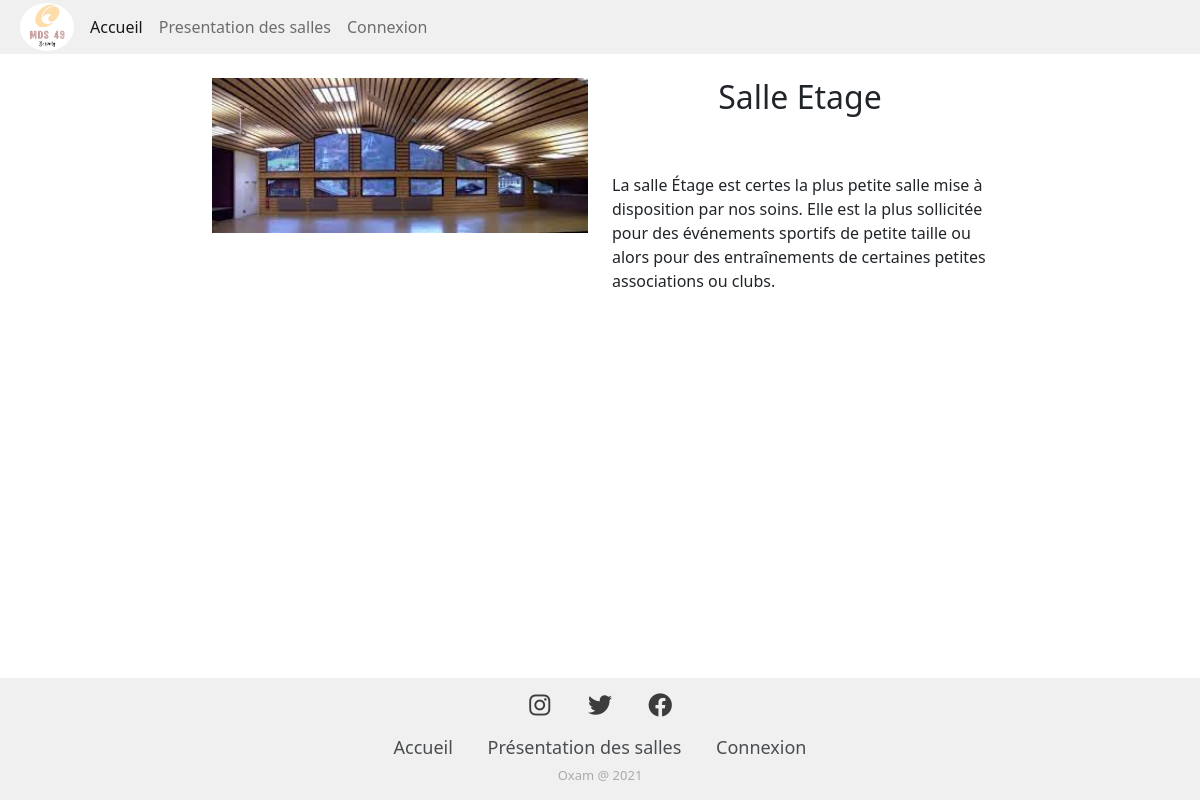
/index.php?uc=salles&action=voirsalle&id=1, run on the app's committed database.
### tables this page shows
CREATE TABLE `salle` (
  `Id_Salle` int(11) NOT NULL,
  `nom_salle` varchar(50) DEFAULT NULL,
  `description` text,
  `nom_image` varchar(50) DEFAULT NULL,
  `Id_Categorie` int(11) NOT NULL
);

### util/Class.pdo.OXAM.inc.php (called while the page is built, shortened)
<?php
function getSalle($idsalle) {
    $resultat = array();
    try {
        $pdo = connexionPDO();
        $req = $pdo->query("SELECT * from salle where Id_Salle = '".$idsalle."'");
        $resultat = $req->fetch();
    } catch (PDOException $e) {
        print "Erreur !: " . $e->getMessage();
        die();
    }
    return $resultat;
}
?>

### vues/salle.php (the view, shortened to what this page needs)
<?php
	$salle = getSalle($_REQUEST['id']);
?>
<div class="container-fluid">
	<div class="row">
		<div class="col-xs-0 col-sm-0 col-md-1 col-lg-2"></div>
		<div class="col-xs-12 col-sm-12 col-md-5 col-lg-4">
			<img src="image/<?php echo $salle['nom_image'] ?>" style="width: 100%; height: auto;"><br><br>
		</div>
		<div class="col-xs-12 col-sm-12 col-md-5 col-lg-4">
			<h2 style="text-align: center;"><?php echo $salle['nom_salle'] ?></h2><br><br>
			<p><?php echo $salle['description'] ?></p><br>
		</div>
		<div class="col-xs-0 col-sm-0 col-md-1 col-lg-2"></div>
	</div>
</div>

### util/footer.css (style rules this page uses)
* { margin: 0; padding: 0; box-sizing: border-box; }
body { font-weight: 400; background-color: white; }

### data on the page
salle: nom_image (picture), nom_salle "Salle Etage", description "La salle Étage est certes la plus petite salle mise à disposition par nos soins. Elle est la plus sollicitée pour des événements sportifs de petite taille ou alors pour des entraînements de certaines petites associations ou clubs."
